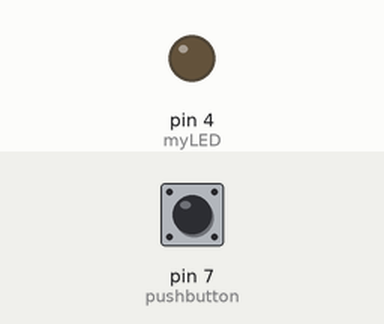
Simulated run of this sketch. Board: Arduino Uno, built with avr-gcc and run on an emulated ATmega328P. On the bench: output pins drawn as LEDs (lit = HIGH). The inputs (shaded band) are chosen by the test bench; at power-on: pin 7 (pushbutton) LOW.

Above: at 1.2 s.
1.3 s: pin 7 (pushbutton) pulled HIGH for 0.15 s
At 1.37 s:
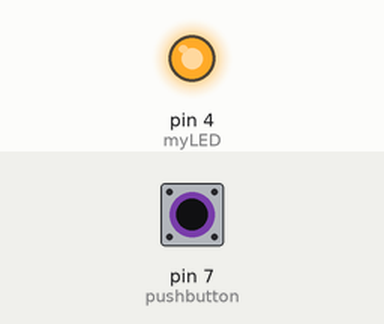
2.9 s: pin 7 (pushbutton) pulled HIGH for 3.2 s
At 7.4 s:
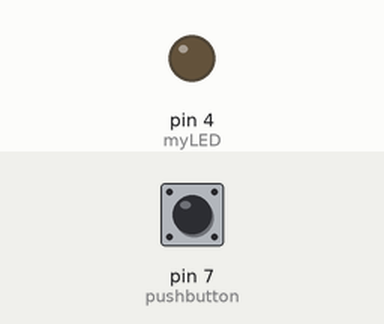
Timing chart, 0 to 8.9 s (numbered marks = the images above; inputs shaded):
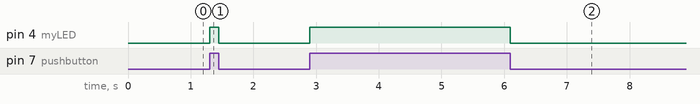

Measured:
- after the input at 1.3 s, pin 4 (myLED): LOW → HIGH at once, → LOW 0.15 s later
- after the input at 2.9 s, pin 4 (myLED): LOW → HIGH at once, → LOW 3.2 s later

The sketch:

sketch_may29a.ino
```cpp
int myLED=4;
int pushbutton=7;
int pinstate;

void setup() {
pinMode(myLED,OUTPUT);
pinMode(pushbutton, INPUT);
digitalWrite(myLED, LOW);//
}

void loop() {
pinstate=digitalRead(pushbutton);

if(pinstate==1){
  digitalWrite(myLED,HIGH);
  }

else digitalWrite(myLED,LOW);


}
```
